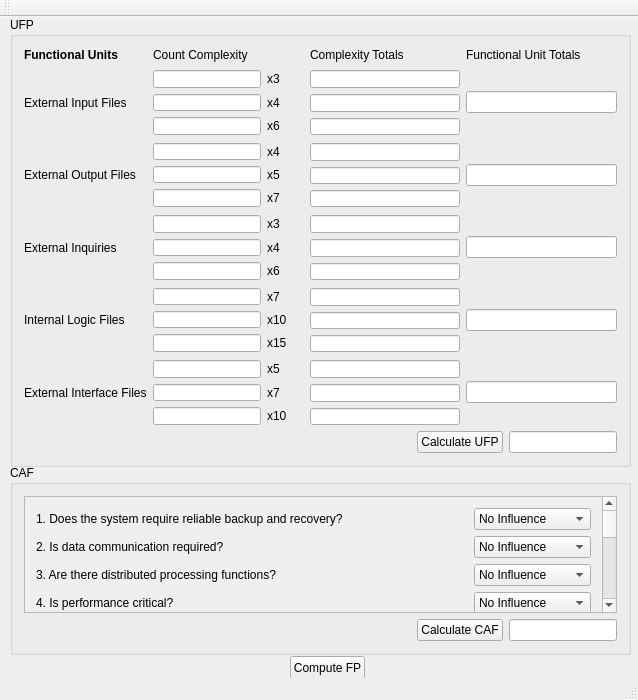
<?xml version="1.0" encoding="UTF-8"?>
<ui version="4.0">
 <class>MainWindow</class>
 <widget class="QMainWindow" name="MainWindow">
  <property name="geometry">
   <rect>
    <x>0</x>
    <y>0</y>
    <width>638</width>
    <height>700</height>
   </rect>
  </property>
  <property name="windowTitle">
   <string>MainWindow</string>
  </property>
  <widget class="QWidget" name="centralWidget">
   <widget class="QGroupBox" name="groupBox">
    <property name="geometry">
     <rect>
      <x>10</x>
      <y>0</y>
      <width>621</width>
      <height>450</height>
     </rect>
    </property>
    <property name="title">
     <string>UFP</string>
    </property>
    <layout class="QVBoxLayout" name="verticalLayout_8">
     <item>
      <layout class="QGridLayout" name="gridLayout">
       <property name="verticalSpacing">
        <number>8</number>
       </property>
       <item row="0" column="0">
        <widget class="QLabel" name="label">
         <property name="font">
          <font>
           <weight>75</weight>
           <bold>true</bold>
          </font>
         </property>
         <property name="text">
          <string>Functional Units</string>
         </property>
        </widget>
       </item>
       <item row="0" column="1">
        <widget class="QLabel" name="label_2">
         <property name="text">
          <string>Count Complexity</string>
         </property>
        </widget>
       </item>
       <item row="1" column="0">
        <widget class="QLabel" name="label_5">
         <property name="text">
          <string>External Input Files</string>
         </property>
        </widget>
       </item>
       <item row="0" column="3">
        <widget class="QLabel" name="label_4">
         <property name="text">
          <string>Functional Unit Totals</string>
         </property>
        </widget>
       </item>
       <item row="0" column="2">
        <widget class="QLabel" name="label_3">
         <property name="text">
          <string>Complexity Totals</string>
         </property>
        </widget>
       </item>
       <item row="1" column="1">
        <layout class="QFormLayout" name="formLayout">
         <property name="verticalSpacing">
          <number>6</number>
         </property>
         <item row="0" column="0">
          <widget class="QLineEdit" name="lineEdit_1">
           <property name="maxLength">
            <number>2</number>
           </property>
          </widget>
         </item>
         <item row="0" column="1">
          <widget class="QLabel" name="label_10">
           <property name="text">
            <string>x3</string>
           </property>
          </widget>
         </item>
         <item row="1" column="0">
          <widget class="QLineEdit" name="lineEdit_2">
           <property name="maxLength">
            <number>2</number>
           </property>
          </widget>
         </item>
         <item row="1" column="1">
          <widget class="QLabel" name="label_11">
           <property name="text">
            <string>x4</string>
           </property>
          </widget>
         </item>
         <item row="2" column="0">
          <widget class="QLineEdit" name="lineEdit_3">
           <property name="maxLength">
            <number>2</number>
           </property>
          </widget>
         </item>
         <item row="2" column="1">
          <widget class="QLabel" name="label_12">
           <property name="text">
            <string>x6</string>
           </property>
          </widget>
         </item>
        </layout>
       </item>
       <item row="1" column="2">
        <layout class="QVBoxLayout" name="verticalLayout">
         <item>
          <widget class="QLineEdit" name="lineEdit_17">
           <property name="readOnly">
            <bool>true</bool>
           </property>
          </widget>
         </item>
         <item>
          <widget class="QLineEdit" name="lineEdit_16">
           <property name="readOnly">
            <bool>true</bool>
           </property>
          </widget>
         </item>
         <item>
          <widget class="QLineEdit" name="lineEdit_18">
           <property name="readOnly">
            <bool>true</bool>
           </property>
          </widget>
         </item>
        </layout>
       </item>
       <item row="1" column="3">
        <widget class="QLineEdit" name="lineEdit_31">
         <property name="readOnly">
          <bool>true</bool>
         </property>
        </widget>
       </item>
       <item row="2" column="0">
        <widget class="QLabel" name="label_6">
         <property name="text">
          <string>External Output Files</string>
         </property>
        </widget>
       </item>
       <item row="2" column="3">
        <widget class="QLineEdit" name="lineEdit_32">
         <property name="readOnly">
          <bool>true</bool>
         </property>
        </widget>
       </item>
       <item row="2" column="1">
        <layout class="QFormLayout" name="formLayout_2">
         <property name="verticalSpacing">
          <number>6</number>
         </property>
         <item row="0" column="0">
          <widget class="QLineEdit" name="lineEdit_6">
           <property name="maxLength">
            <number>2</number>
           </property>
          </widget>
         </item>
         <item row="0" column="1">
          <widget class="QLabel" name="label_14">
           <property name="text">
            <string>x4</string>
           </property>
          </widget>
         </item>
         <item row="1" column="0">
          <widget class="QLineEdit" name="lineEdit_4">
           <property name="maxLength">
            <number>2</number>
           </property>
          </widget>
         </item>
         <item row="1" column="1">
          <widget class="QLabel" name="label_15">
           <property name="text">
            <string>x5</string>
           </property>
          </widget>
         </item>
         <item row="2" column="0">
          <widget class="QLineEdit" name="lineEdit_5">
           <property name="maxLength">
            <number>2</number>
           </property>
          </widget>
         </item>
         <item row="2" column="1">
          <widget class="QLabel" name="label_13">
           <property name="text">
            <string>x7</string>
           </property>
          </widget>
         </item>
        </layout>
       </item>
       <item row="2" column="2">
        <layout class="QVBoxLayout" name="verticalLayout_3">
         <item>
          <widget class="QLineEdit" name="lineEdit_19">
           <property name="readOnly">
            <bool>true</bool>
           </property>
          </widget>
         </item>
         <item>
          <widget class="QLineEdit" name="lineEdit_20">
           <property name="readOnly">
            <bool>true</bool>
           </property>
          </widget>
         </item>
         <item>
          <widget class="QLineEdit" name="lineEdit_21">
           <property name="readOnly">
            <bool>true</bool>
           </property>
          </widget>
         </item>
        </layout>
       </item>
       <item row="3" column="0">
        <widget class="QLabel" name="label_7">
         <property name="text">
          <string>External Inquiries</string>
         </property>
        </widget>
       </item>
       <item row="3" column="1">
        <layout class="QFormLayout" name="formLayout_3">
         <property name="verticalSpacing">
          <number>6</number>
         </property>
         <item row="0" column="0">
          <widget class="QLineEdit" name="lineEdit_9">
           <property name="maxLength">
            <number>2</number>
           </property>
          </widget>
         </item>
         <item row="0" column="1">
          <widget class="QLabel" name="label_17">
           <property name="text">
            <string>x3</string>
           </property>
          </widget>
         </item>
         <item row="1" column="0">
          <widget class="QLineEdit" name="lineEdit_7">
           <property name="maxLength">
            <number>2</number>
           </property>
          </widget>
         </item>
         <item row="1" column="1">
          <widget class="QLabel" name="label_18">
           <property name="text">
            <string>x4</string>
           </property>
          </widget>
         </item>
         <item row="2" column="0">
          <widget class="QLineEdit" name="lineEdit_8">
           <property name="maxLength">
            <number>2</number>
           </property>
          </widget>
         </item>
         <item row="2" column="1">
          <widget class="QLabel" name="label_16">
           <property name="text">
            <string>x6</string>
           </property>
          </widget>
         </item>
        </layout>
       </item>
       <item row="3" column="2">
        <layout class="QVBoxLayout" name="verticalLayout_4">
         <item>
          <widget class="QLineEdit" name="lineEdit_22">
           <property name="readOnly">
            <bool>true</bool>
           </property>
          </widget>
         </item>
         <item>
          <widget class="QLineEdit" name="lineEdit_23">
           <property name="readOnly">
            <bool>true</bool>
           </property>
          </widget>
         </item>
         <item>
          <widget class="QLineEdit" name="lineEdit_24">
           <property name="readOnly">
            <bool>true</bool>
           </property>
          </widget>
         </item>
        </layout>
       </item>
       <item row="4" column="0">
        <widget class="QLabel" name="label_8">
         <property name="text">
          <string>Internal Logic Files</string>
         </property>
        </widget>
       </item>
       <item row="3" column="3">
        <widget class="QLineEdit" name="lineEdit_33">
         <property name="readOnly">
          <bool>true</bool>
         </property>
        </widget>
       </item>
       <item row="4" column="1">
        <layout class="QFormLayout" name="formLayout_4">
         <property name="verticalSpacing">
          <number>6</number>
         </property>
         <item row="0" column="0">
          <widget class="QLineEdit" name="lineEdit_12">
           <property name="maxLength">
            <number>2</number>
           </property>
          </widget>
         </item>
         <item row="0" column="1">
          <widget class="QLabel" name="label_39">
           <property name="text">
            <string>x7</string>
           </property>
          </widget>
         </item>
         <item row="1" column="0">
          <widget class="QLineEdit" name="lineEdit_10">
           <property name="maxLength">
            <number>2</number>
           </property>
          </widget>
         </item>
         <item row="1" column="1">
          <widget class="QLabel" name="label_37">
           <property name="text">
            <string>x10</string>
           </property>
          </widget>
         </item>
         <item row="2" column="0">
          <widget class="QLineEdit" name="lineEdit_11">
           <property name="maxLength">
            <number>2</number>
           </property>
          </widget>
         </item>
         <item row="2" column="1">
          <widget class="QLabel" name="label_38">
           <property name="text">
            <string>x15</string>
           </property>
          </widget>
         </item>
        </layout>
       </item>
       <item row="5" column="0">
        <widget class="QLabel" name="label_9">
         <property name="text">
          <string>External Interface Files</string>
         </property>
        </widget>
       </item>
       <item row="4" column="2">
        <layout class="QVBoxLayout" name="verticalLayout_5">
         <item>
          <widget class="QLineEdit" name="lineEdit_25">
           <property name="readOnly">
            <bool>true</bool>
           </property>
          </widget>
         </item>
         <item>
          <widget class="QLineEdit" name="lineEdit_26">
           <property name="readOnly">
            <bool>true</bool>
           </property>
          </widget>
         </item>
         <item>
          <widget class="QLineEdit" name="lineEdit_27">
           <property name="readOnly">
            <bool>true</bool>
           </property>
          </widget>
         </item>
        </layout>
       </item>
       <item row="4" column="3">
        <widget class="QLineEdit" name="lineEdit_34">
         <property name="readOnly">
          <bool>true</bool>
         </property>
        </widget>
       </item>
       <item row="5" column="1">
        <layout class="QFormLayout" name="formLayout_5">
         <property name="verticalSpacing">
          <number>6</number>
         </property>
         <item row="0" column="0">
          <widget class="QLineEdit" name="lineEdit_13">
           <property name="maxLength">
            <number>2</number>
           </property>
          </widget>
         </item>
         <item row="0" column="1">
          <widget class="QLabel" name="label_40">
           <property name="text">
            <string>x5</string>
           </property>
          </widget>
         </item>
         <item row="1" column="0">
          <widget class="QLineEdit" name="lineEdit_14">
           <property name="maxLength">
            <number>2</number>
           </property>
          </widget>
         </item>
         <item row="1" column="1">
          <widget class="QLabel" name="label_41">
           <property name="text">
            <string>x7</string>
           </property>
          </widget>
         </item>
         <item row="2" column="0">
          <widget class="QLineEdit" name="lineEdit_15">
           <property name="maxLength">
            <number>2</number>
           </property>
          </widget>
         </item>
         <item row="2" column="1">
          <widget class="QLabel" name="label_42">
           <property name="text">
            <string>x10</string>
           </property>
          </widget>
         </item>
        </layout>
       </item>
       <item row="5" column="2">
        <layout class="QVBoxLayout" name="verticalLayout_6">
         <item>
          <widget class="QLineEdit" name="lineEdit_28">
           <property name="readOnly">
            <bool>true</bool>
           </property>
          </widget>
         </item>
         <item>
          <widget class="QLineEdit" name="lineEdit_29">
           <property name="readOnly">
            <bool>true</bool>
           </property>
          </widget>
         </item>
         <item>
          <widget class="QLineEdit" name="lineEdit_30">
           <property name="readOnly">
            <bool>true</bool>
           </property>
          </widget>
         </item>
        </layout>
       </item>
       <item row="5" column="3">
        <widget class="QLineEdit" name="lineEdit_35">
         <property name="readOnly">
          <bool>true</bool>
         </property>
        </widget>
       </item>
      </layout>
     </item>
     <item>
      <layout class="QHBoxLayout" name="horizontalLayout">
       <item>
        <spacer name="horizontalSpacer_6">
         <property name="orientation">
          <enum>Qt::Horizontal</enum>
         </property>
         <property name="sizeHint" stdset="0">
          <size>
           <width>40</width>
           <height>20</height>
          </size>
         </property>
        </spacer>
       </item>
       <item>
        <spacer name="horizontalSpacer_7">
         <property name="orientation">
          <enum>Qt::Horizontal</enum>
         </property>
         <property name="sizeHint" stdset="0">
          <size>
           <width>40</width>
           <height>20</height>
          </size>
         </property>
        </spacer>
       </item>
       <item>
        <spacer name="horizontalSpacer_5">
         <property name="orientation">
          <enum>Qt::Horizontal</enum>
         </property>
         <property name="sizeHint" stdset="0">
          <size>
           <width>40</width>
           <height>20</height>
          </size>
         </property>
        </spacer>
       </item>
       <item>
        <spacer name="horizontalSpacer_8">
         <property name="orientation">
          <enum>Qt::Horizontal</enum>
         </property>
         <property name="sizeHint" stdset="0">
          <size>
           <width>40</width>
           <height>20</height>
          </size>
         </property>
        </spacer>
       </item>
       <item>
        <widget class="QPushButton" name="ufpButton">
         <property name="text">
          <string>Calculate UFP</string>
         </property>
        </widget>
       </item>
       <item>
        <widget class="QLineEdit" name="ufpEdit">
         <property name="readOnly">
          <bool>true</bool>
         </property>
        </widget>
       </item>
      </layout>
     </item>
    </layout>
   </widget>
   <widget class="QGroupBox" name="groupBox_2">
    <property name="geometry">
     <rect>
      <x>10</x>
      <y>448</y>
      <width>621</width>
      <height>190</height>
     </rect>
    </property>
    <property name="title">
     <string>CAF</string>
    </property>
    <layout class="QVBoxLayout" name="verticalLayout_2">
     <item>
      <widget class="QScrollArea" name="scrollArea">
       <property name="verticalScrollBarPolicy">
        <enum>Qt::ScrollBarAlwaysOn</enum>
       </property>
       <property name="horizontalScrollBarPolicy">
        <enum>Qt::ScrollBarAlwaysOff</enum>
       </property>
       <property name="widgetResizable">
        <bool>true</bool>
       </property>
       <widget class="QWidget" name="scrollAreaWidgetContents">
        <property name="geometry">
         <rect>
          <x>0</x>
          <y>-20</y>
          <width>582</width>
          <height>382</height>
         </rect>
        </property>
        <layout class="QFormLayout" name="formLayout_6">
         <property name="fieldGrowthPolicy">
          <enum>QFormLayout::AllNonFixedFieldsGrow</enum>
         </property>
         <item row="0" column="0">
          <widget class="QLabel" name="label_43">
           <property name="text">
            <string>1. Does the system require reliable backup and recovery?</string>
           </property>
          </widget>
         </item>
         <item row="0" column="1">
          <widget class="QComboBox" name="comboBox_1">
           <item>
            <property name="text">
             <string>No Influence</string>
            </property>
           </item>
           <item>
            <property name="text">
             <string>Incidental</string>
            </property>
           </item>
           <item>
            <property name="text">
             <string>Moderate</string>
            </property>
           </item>
           <item>
            <property name="text">
             <string>Average</string>
            </property>
           </item>
           <item>
            <property name="text">
             <string>Significant</string>
            </property>
           </item>
           <item>
            <property name="text">
             <string>Essential</string>
            </property>
           </item>
          </widget>
         </item>
         <item row="1" column="0">
          <widget class="QLabel" name="label_44">
           <property name="text">
            <string>2. Is data communication required?</string>
           </property>
          </widget>
         </item>
         <item row="1" column="1">
          <widget class="QComboBox" name="comboBox_2">
           <item>
            <property name="text">
             <string>No Influence</string>
            </property>
           </item>
           <item>
            <property name="text">
             <string>Incidental</string>
            </property>
           </item>
           <item>
            <property name="text">
             <string>Moderate</string>
            </property>
           </item>
           <item>
            <property name="text">
             <string>Average</string>
            </property>
           </item>
           <item>
            <property name="text">
             <string>Significant</string>
            </property>
           </item>
           <item>
            <property name="text">
             <string>Essential</string>
            </property>
           </item>
          </widget>
         </item>
         <item row="2" column="0">
          <widget class="QLabel" name="label_45">
           <property name="text">
            <string>3. Are there distributed processing functions?</string>
           </property>
          </widget>
         </item>
         <item row="2" column="1">
          <widget class="QComboBox" name="comboBox_3">
           <item>
            <property name="text">
             <string>No Influence</string>
            </property>
           </item>
           <item>
            <property name="text">
             <string>Incidental</string>
            </property>
           </item>
           <item>
            <property name="text">
             <string>Moderate</string>
            </property>
           </item>
           <item>
            <property name="text">
             <string>Average</string>
            </property>
           </item>
           <item>
            <property name="text">
             <string>Significant</string>
            </property>
           </item>
           <item>
            <property name="text">
             <string>Essential</string>
            </property>
           </item>
          </widget>
         </item>
         <item row="3" column="0">
          <widget class="QLabel" name="label_46">
           <property name="text">
            <string>4. Is performance critical?</string>
           </property>
          </widget>
         </item>
         <item row="3" column="1">
          <widget class="QComboBox" name="comboBox_4">
           <item>
            <property name="text">
             <string>No Influence</string>
            </property>
           </item>
           <item>
            <property name="text">
             <string>Incidental</string>
            </property>
           </item>
           <item>
            <property name="text">
             <string>Moderate</string>
            </property>
           </item>
           <item>
            <property name="text">
             <string>Average</string>
            </property>
           </item>
           <item>
            <property name="text">
             <string>Significant</string>
            </property>
           </item>
           <item>
            <property name="text">
             <string>Essential</string>
            </property>
           </item>
          </widget>
         </item>
         <item row="4" column="0">
          <widget class="QLabel" name="label_47">
           <property name="text">
            <string>5. Will the system run in an existing heavily utilized operational environment?</string>
           </property>
          </widget>
         </item>
         <item row="4" column="1">
          <widget class="QComboBox" name="comboBox_5">
           <item>
            <property name="text">
             <string>No Influence</string>
            </property>
           </item>
           <item>
            <property name="text">
             <string>Incidental</string>
            </property>
           </item>
           <item>
            <property name="text">
             <string>Moderate</string>
            </property>
           </item>
           <item>
            <property name="text">
             <string>Average</string>
            </property>
           </item>
           <item>
            <property name="text">
             <string>Significant</string>
            </property>
           </item>
           <item>
            <property name="text">
             <string>Essential</string>
            </property>
           </item>
          </widget>
         </item>
         <item row="5" column="0">
          <widget class="QLabel" name="label_48">
           <property name="text">
            <string>6. Does the system require an online data entry?</string>
           </property>
          </widget>
         </item>
         <item row="5" column="1">
          <widget class="QComboBox" name="comboBox_6">
           <item>
            <property name="text">
             <string>No Influence</string>
            </property>
           </item>
           <item>
            <property name="text">
             <string>Incidental</string>
            </property>
           </item>
           <item>
            <property name="text">
             <string>Moderate</string>
            </property>
           </item>
           <item>
            <property name="text">
             <string>Average</string>
            </property>
           </item>
           <item>
            <property name="text">
             <string>Significant</string>
            </property>
           </item>
           <item>
            <property name="text">
             <string>Essential</string>
            </property>
           </item>
          </widget>
         </item>
         <item row="6" column="0">
          <widget class="QLabel" name="label_51">
           <property name="text">
            <string>7. Does the online data entry require the input transaction to be built over multiple
 screens or operations?</string>
           </property>
          </widget>
         </item>
         <item row="6" column="1">
          <widget class="QComboBox" name="comboBox_9">
           <item>
            <property name="text">
             <string>No Influence</string>
            </property>
           </item>
           <item>
            <property name="text">
             <string>Incidental</string>
            </property>
           </item>
           <item>
            <property name="text">
             <string>Moderate</string>
            </property>
           </item>
           <item>
            <property name="text">
             <string>Average</string>
            </property>
           </item>
           <item>
            <property name="text">
             <string>Significant</string>
            </property>
           </item>
           <item>
            <property name="text">
             <string>Essential</string>
            </property>
           </item>
          </widget>
         </item>
         <item row="7" column="0">
          <widget class="QLabel" name="label_50">
           <property name="text">
            <string>8. Are the master files updated online?</string>
           </property>
          </widget>
         </item>
         <item row="7" column="1">
          <widget class="QComboBox" name="comboBox_8">
           <item>
            <property name="text">
             <string>No Influence</string>
            </property>
           </item>
           <item>
            <property name="text">
             <string>Incidental</string>
            </property>
           </item>
           <item>
            <property name="text">
             <string>Moderate</string>
            </property>
           </item>
           <item>
            <property name="text">
             <string>Average</string>
            </property>
           </item>
           <item>
            <property name="text">
             <string>Significant</string>
            </property>
           </item>
           <item>
            <property name="text">
             <string>Essential</string>
            </property>
           </item>
          </widget>
         </item>
         <item row="8" column="0">
          <widget class="QLabel" name="label_56">
           <property name="text">
            <string>9. Are the inputs, outputs, files or enquiries complex?</string>
           </property>
          </widget>
         </item>
         <item row="8" column="1">
          <widget class="QComboBox" name="comboBox_14">
           <item>
            <property name="text">
             <string>No Influence</string>
            </property>
           </item>
           <item>
            <property name="text">
             <string>Incidental</string>
            </property>
           </item>
           <item>
            <property name="text">
             <string>Moderate</string>
            </property>
           </item>
           <item>
            <property name="text">
             <string>Average</string>
            </property>
           </item>
           <item>
            <property name="text">
             <string>Significant</string>
            </property>
           </item>
           <item>
            <property name="text">
             <string>Essential</string>
            </property>
           </item>
          </widget>
         </item>
         <item row="9" column="0">
          <widget class="QLabel" name="label_52">
           <property name="text">
            <string>10. Is the internal processing complex?</string>
           </property>
          </widget>
         </item>
         <item row="9" column="1">
          <widget class="QComboBox" name="comboBox_10">
           <item>
            <property name="text">
             <string>No Influence</string>
            </property>
           </item>
           <item>
            <property name="text">
             <string>Incidental</string>
            </property>
           </item>
           <item>
            <property name="text">
             <string>Moderate</string>
            </property>
           </item>
           <item>
            <property name="text">
             <string>Average</string>
            </property>
           </item>
           <item>
            <property name="text">
             <string>Significant</string>
            </property>
           </item>
           <item>
            <property name="text">
             <string>Essential</string>
            </property>
           </item>
          </widget>
         </item>
         <item row="10" column="0">
          <widget class="QLabel" name="label_53">
           <property name="text">
            <string>11. Is the code designed to be reusable?</string>
           </property>
          </widget>
         </item>
         <item row="10" column="1">
          <widget class="QComboBox" name="comboBox_11">
           <item>
            <property name="text">
             <string>No Influence</string>
            </property>
           </item>
           <item>
            <property name="text">
             <string>Incidental</string>
            </property>
           </item>
           <item>
            <property name="text">
             <string>Moderate</string>
            </property>
           </item>
           <item>
            <property name="text">
             <string>Average</string>
            </property>
           </item>
           <item>
            <property name="text">
             <string>Significant</string>
            </property>
           </item>
           <item>
            <property name="text">
             <string>Essential</string>
            </property>
           </item>
          </widget>
         </item>
         <item row="11" column="0">
          <widget class="QLabel" name="label_54">
           <property name="text">
            <string>12. Are conversion and installation included in the design?</string>
           </property>
          </widget>
         </item>
         <item row="11" column="1">
          <widget class="QComboBox" name="comboBox_12">
           <item>
            <property name="text">
             <string>No Influence</string>
            </property>
           </item>
           <item>
            <property name="text">
             <string>Incidental</string>
            </property>
           </item>
           <item>
            <property name="text">
             <string>Moderate</string>
            </property>
           </item>
           <item>
            <property name="text">
             <string>Average</string>
            </property>
           </item>
           <item>
            <property name="text">
             <string>Significant</string>
            </property>
           </item>
           <item>
            <property name="text">
             <string>Essential</string>
            </property>
           </item>
          </widget>
         </item>
         <item row="12" column="0">
          <widget class="QLabel" name="label_55">
           <property name="text">
            <string>13. Is the system designed for multiple installations in different organizations?</string>
           </property>
          </widget>
         </item>
         <item row="12" column="1">
          <widget class="QComboBox" name="comboBox_13">
           <item>
            <property name="text">
             <string>No Influence</string>
            </property>
           </item>
           <item>
            <property name="text">
             <string>Incidental</string>
            </property>
           </item>
           <item>
            <property name="text">
             <string>Moderate</string>
            </property>
           </item>
           <item>
            <property name="text">
             <string>Average</string>
            </property>
           </item>
           <item>
            <property name="text">
             <string>Significant</string>
            </property>
           </item>
           <item>
            <property name="text">
             <string>Essential</string>
            </property>
           </item>
          </widget>
         </item>
         <item row="13" column="0">
          <widget class="QLabel" name="label_49">
           <property name="text">
            <string>14. Is the system designed to facilitate change and ease of use by the user?</string>
           </property>
          </widget>
         </item>
         <item row="13" column="1">
          <widget class="QComboBox" name="comboBox_7">
           <item>
            <property name="text">
             <string>No Influence</string>
            </property>
           </item>
           <item>
            <property name="text">
             <string>Incidental</string>
            </property>
           </item>
           <item>
            <property name="text">
             <string>Moderate</string>
            </property>
           </item>
           <item>
            <property name="text">
             <string>Average</string>
            </property>
           </item>
           <item>
            <property name="text">
             <string>Significant</string>
            </property>
           </item>
           <item>
            <property name="text">
             <string>Essential</string>
            </property>
           </item>
          </widget>
         </item>
        </layout>
       </widget>
      </widget>
     </item>
     <item>
      <layout class="QHBoxLayout" name="horizontalLayout_2">
       <item>
        <spacer name="horizontalSpacer_3">
         <property name="orientation">
          <enum>Qt::Horizontal</enum>
         </property>
         <property name="sizeHint" stdset="0">
          <size>
           <width>40</width>
           <height>20</height>
          </size>
         </property>
        </spacer>
       </item>
       <item>
        <spacer name="horizontalSpacer">
         <property name="orientation">
          <enum>Qt::Horizontal</enum>
         </property>
         <property name="sizeHint" stdset="0">
          <size>
           <width>40</width>
           <height>20</height>
          </size>
         </property>
        </spacer>
       </item>
       <item>
        <spacer name="horizontalSpacer_4">
         <property name="orientation">
          <enum>Qt::Horizontal</enum>
         </property>
         <property name="sizeHint" stdset="0">
          <size>
           <width>40</width>
           <height>20</height>
          </size>
         </property>
        </spacer>
       </item>
       <item>
        <spacer name="horizontalSpacer_2">
         <property name="orientation">
          <enum>Qt::Horizontal</enum>
         </property>
         <property name="sizeHint" stdset="0">
          <size>
           <width>40</width>
           <height>20</height>
          </size>
         </property>
        </spacer>
       </item>
       <item>
        <widget class="QPushButton" name="cafButton">
         <property name="text">
          <string>Calculate CAF</string>
         </property>
        </widget>
       </item>
       <item>
        <widget class="QLineEdit" name="cafEdit">
         <property name="readOnly">
          <bool>true</bool>
         </property>
        </widget>
       </item>
      </layout>
     </item>
    </layout>
   </widget>
   <widget class="QPushButton" name="fpButton">
    <property name="geometry">
     <rect>
      <x>290</x>
      <y>639</y>
      <width>75</width>
      <height>23</height>
     </rect>
    </property>
    <property name="text">
     <string>Compute FP</string>
    </property>
   </widget>
  </widget>
  <widget class="QMenuBar" name="menuBar">
   <property name="geometry">
    <rect>
     <x>0</x>
     <y>0</y>
     <width>638</width>
     <height>21</height>
    </rect>
   </property>
  </widget>
  <widget class="QToolBar" name="mainToolBar">
   <attribute name="toolBarArea">
    <enum>TopToolBarArea</enum>
   </attribute>
   <attribute name="toolBarBreak">
    <bool>false</bool>
   </attribute>
  </widget>
  <widget class="QStatusBar" name="statusBar"/>
 </widget>
 <layoutdefault spacing="6" margin="11"/>
 <tabstops>
  <tabstop>lineEdit_1</tabstop>
  <tabstop>lineEdit_2</tabstop>
  <tabstop>lineEdit_3</tabstop>
  <tabstop>lineEdit_6</tabstop>
  <tabstop>lineEdit_4</tabstop>
  <tabstop>lineEdit_5</tabstop>
  <tabstop>lineEdit_9</tabstop>
  <tabstop>lineEdit_7</tabstop>
  <tabstop>lineEdit_8</tabstop>
  <tabstop>lineEdit_12</tabstop>
  <tabstop>lineEdit_10</tabstop>
  <tabstop>lineEdit_11</tabstop>
  <tabstop>lineEdit_13</tabstop>
  <tabstop>lineEdit_14</tabstop>
  <tabstop>lineEdit_15</tabstop>
  <tabstop>lineEdit_17</tabstop>
  <tabstop>lineEdit_16</tabstop>
  <tabstop>lineEdit_22</tabstop>
  <tabstop>lineEdit_23</tabstop>
  <tabstop>lineEdit_24</tabstop>
  <tabstop>lineEdit_33</tabstop>
  <tabstop>lineEdit_18</tabstop>
  <tabstop>lineEdit_19</tabstop>
  <tabstop>lineEdit_20</tabstop>
  <tabstop>lineEdit_25</tabstop>
  <tabstop>lineEdit_26</tabstop>
  <tabstop>lineEdit_27</tabstop>
  <tabstop>lineEdit_34</tabstop>
  <tabstop>lineEdit_21</tabstop>
  <tabstop>lineEdit_32</tabstop>
  <tabstop>lineEdit_31</tabstop>
  <tabstop>lineEdit_28</tabstop>
  <tabstop>lineEdit_29</tabstop>
  <tabstop>lineEdit_30</tabstop>
  <tabstop>lineEdit_35</tabstop>
  <tabstop>scrollArea</tabstop>
  <tabstop>comboBox_1</tabstop>
  <tabstop>comboBox_2</tabstop>
  <tabstop>comboBox_3</tabstop>
  <tabstop>comboBox_4</tabstop>
  <tabstop>comboBox_5</tabstop>
  <tabstop>comboBox_6</tabstop>
  <tabstop>comboBox_9</tabstop>
  <tabstop>comboBox_8</tabstop>
  <tabstop>comboBox_14</tabstop>
  <tabstop>comboBox_10</tabstop>
  <tabstop>comboBox_11</tabstop>
  <tabstop>comboBox_12</tabstop>
  <tabstop>comboBox_13</tabstop>
  <tabstop>comboBox_7</tabstop>
  <tabstop>ufpButton</tabstop>
  <tabstop>ufpEdit</tabstop>
 </tabstops>
 <resources/>
 <connections/>
</ui>
